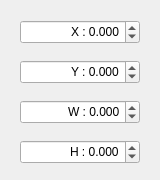
<?xml version="1.0" encoding="UTF-8"?>
<ui version="4.0">
 <class>CtrlPadRectF</class>
 <widget class="QWidget" name="CtrlPadRectF">
  <property name="geometry">
   <rect>
    <x>0</x>
    <y>0</y>
    <width>160</width>
    <height>180</height>
   </rect>
  </property>
  <property name="windowTitle">
   <string>Double Rectangle Editor</string>
  </property>
  <widget class="QDoubleSpinBox" name="X">
   <property name="geometry">
    <rect>
     <x>20</x>
     <y>20</y>
     <width>120</width>
     <height>24</height>
    </rect>
   </property>
   <property name="alignment">
    <set>Qt::AlignRight|Qt::AlignTrailing|Qt::AlignVCenter</set>
   </property>
   <property name="prefix">
    <string>X : </string>
   </property>
   <property name="decimals">
    <number>3</number>
   </property>
   <property name="minimum">
    <double>-999999999.990000009536743</double>
   </property>
   <property name="maximum">
    <double>999999999.990000009536743</double>
   </property>
  </widget>
  <widget class="QDoubleSpinBox" name="Y">
   <property name="geometry">
    <rect>
     <x>20</x>
     <y>60</y>
     <width>120</width>
     <height>24</height>
    </rect>
   </property>
   <property name="alignment">
    <set>Qt::AlignRight|Qt::AlignTrailing|Qt::AlignVCenter</set>
   </property>
   <property name="prefix">
    <string>Y : </string>
   </property>
   <property name="decimals">
    <number>3</number>
   </property>
   <property name="minimum">
    <double>-999999999.990000009536743</double>
   </property>
   <property name="maximum">
    <double>999999999.990000009536743</double>
   </property>
  </widget>
  <widget class="QDoubleSpinBox" name="W">
   <property name="geometry">
    <rect>
     <x>20</x>
     <y>100</y>
     <width>120</width>
     <height>24</height>
    </rect>
   </property>
   <property name="alignment">
    <set>Qt::AlignRight|Qt::AlignTrailing|Qt::AlignVCenter</set>
   </property>
   <property name="prefix">
    <string>W : </string>
   </property>
   <property name="decimals">
    <number>3</number>
   </property>
   <property name="minimum">
    <double>-999999999.990000009536743</double>
   </property>
   <property name="maximum">
    <double>999999999.990000009536743</double>
   </property>
  </widget>
  <widget class="QDoubleSpinBox" name="H">
   <property name="geometry">
    <rect>
     <x>20</x>
     <y>140</y>
     <width>120</width>
     <height>24</height>
    </rect>
   </property>
   <property name="alignment">
    <set>Qt::AlignRight|Qt::AlignTrailing|Qt::AlignVCenter</set>
   </property>
   <property name="prefix">
    <string>H : </string>
   </property>
   <property name="decimals">
    <number>3</number>
   </property>
   <property name="minimum">
    <double>-999999999.990000009536743</double>
   </property>
   <property name="maximum">
    <double>999999999.990000009536743</double>
   </property>
  </widget>
 </widget>
 <resources/>
 <connections>
  <connection>
   <sender>X</sender>
   <signal>valueChanged(double)</signal>
   <receiver>CtrlPadRectF</receiver>
   <slot>ValueChanged(double)</slot>
   <hints>
    <hint type="sourcelabel">
     <x>79</x>
     <y>31</y>
    </hint>
    <hint type="destinationlabel">
     <x>79</x>
     <y>89</y>
    </hint>
   </hints>
  </connection>
  <connection>
   <sender>Y</sender>
   <signal>valueChanged(double)</signal>
   <receiver>CtrlPadRectF</receiver>
   <slot>ValueChanged(double)</slot>
   <hints>
    <hint type="sourcelabel">
     <x>79</x>
     <y>71</y>
    </hint>
    <hint type="destinationlabel">
     <x>79</x>
     <y>89</y>
    </hint>
   </hints>
  </connection>
  <connection>
   <sender>W</sender>
   <signal>valueChanged(double)</signal>
   <receiver>CtrlPadRectF</receiver>
   <slot>ValueChanged(double)</slot>
   <hints>
    <hint type="sourcelabel">
     <x>79</x>
     <y>111</y>
    </hint>
    <hint type="destinationlabel">
     <x>79</x>
     <y>89</y>
    </hint>
   </hints>
  </connection>
  <connection>
   <sender>H</sender>
   <signal>valueChanged(double)</signal>
   <receiver>CtrlPadRectF</receiver>
   <slot>ValueChanged(double)</slot>
   <hints>
    <hint type="sourcelabel">
     <x>79</x>
     <y>151</y>
    </hint>
    <hint type="destinationlabel">
     <x>79</x>
     <y>89</y>
    </hint>
   </hints>
  </connection>
 </connections>
</ui>
